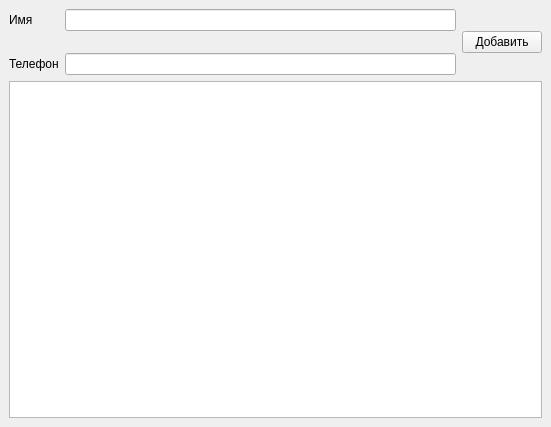
<?xml version="1.0" encoding="UTF-8"?>
<ui version="4.0">
 <class>MainWindow</class>
 <widget class="QMainWindow" name="MainWindow">
  <property name="geometry">
   <rect>
    <x>0</x>
    <y>0</y>
    <width>551</width>
    <height>427</height>
   </rect>
  </property>
  <property name="windowTitle">
   <string>MainWindow</string>
  </property>
  <widget class="QWidget" name="centralwidget">
   <layout class="QGridLayout" name="gridLayout">
    <item row="3" column="0">
     <widget class="QLabel" name="label_2">
      <property name="sizePolicy">
       <sizepolicy hsizetype="Preferred" vsizetype="Preferred">
        <horstretch>0</horstretch>
        <verstretch>0</verstretch>
       </sizepolicy>
      </property>
      <property name="text">
       <string>Телефон</string>
      </property>
     </widget>
    </item>
    <item row="4" column="0" colspan="3">
     <widget class="QListWidget" name="listWidget"/>
    </item>
    <item row="0" column="0">
     <widget class="QLabel" name="label">
      <property name="sizePolicy">
       <sizepolicy hsizetype="Preferred" vsizetype="Preferred">
        <horstretch>0</horstretch>
        <verstretch>0</verstretch>
       </sizepolicy>
      </property>
      <property name="text">
       <string>Имя</string>
      </property>
     </widget>
    </item>
    <item row="3" column="1">
     <widget class="QLineEdit" name="lineEdit_2">
      <property name="sizePolicy">
       <sizepolicy hsizetype="Expanding" vsizetype="Fixed">
        <horstretch>0</horstretch>
        <verstretch>0</verstretch>
       </sizepolicy>
      </property>
     </widget>
    </item>
    <item row="0" column="2" rowspan="4">
     <widget class="QPushButton" name="btnAdd">
      <property name="sizePolicy">
       <sizepolicy hsizetype="Fixed" vsizetype="Maximum">
        <horstretch>0</horstretch>
        <verstretch>0</verstretch>
       </sizepolicy>
      </property>
      <property name="text">
       <string>Добавить</string>
      </property>
     </widget>
    </item>
    <item row="0" column="1">
     <widget class="QLineEdit" name="lineEditName">
      <property name="sizePolicy">
       <sizepolicy hsizetype="Expanding" vsizetype="Fixed">
        <horstretch>0</horstretch>
        <verstretch>0</verstretch>
       </sizepolicy>
      </property>
     </widget>
    </item>
    <item row="2" column="0" colspan="2">
     <spacer name="verticalSpacer">
      <property name="orientation">
       <enum>Qt::Vertical</enum>
      </property>
      <property name="sizeType">
       <enum>QSizePolicy::Preferred</enum>
      </property>
      <property name="sizeHint" stdset="0">
       <size>
        <width>20</width>
        <height>10</height>
       </size>
      </property>
     </spacer>
    </item>
   </layout>
  </widget>
 </widget>
 <resources/>
 <connections/>
</ui>
